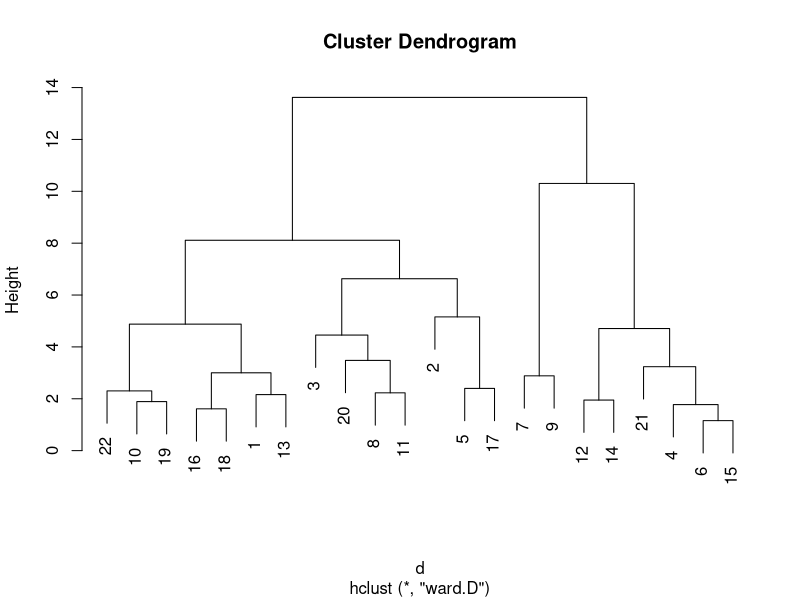
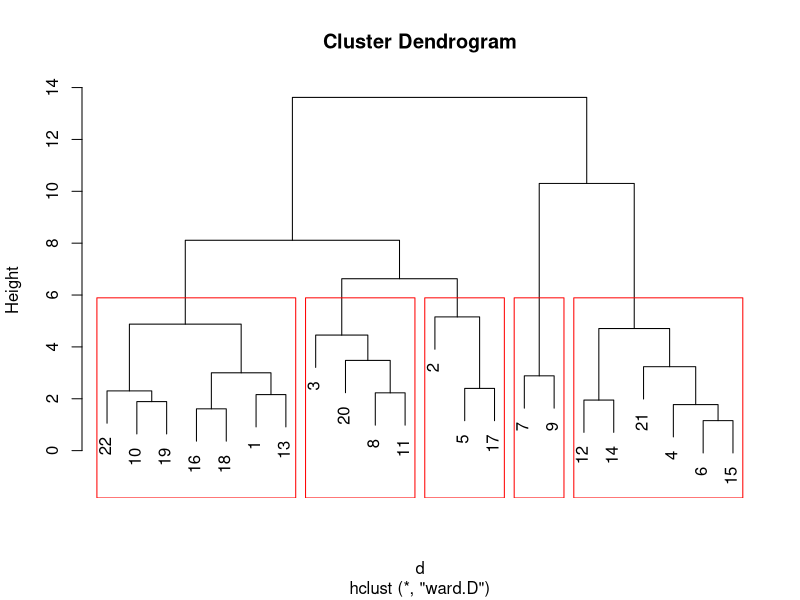
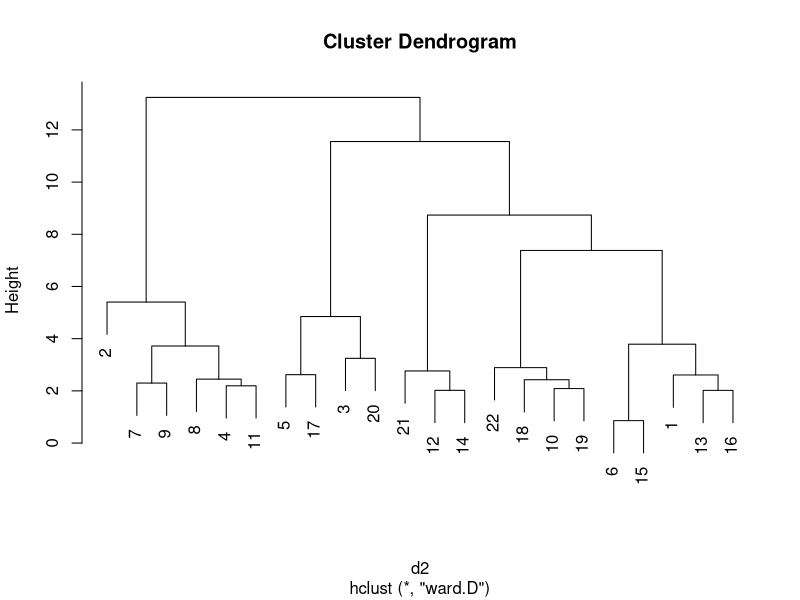
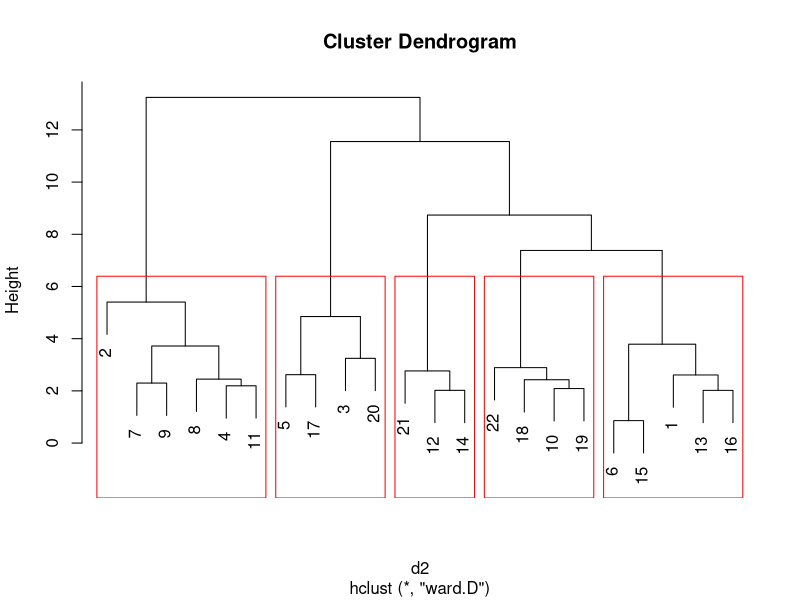

Recreate these plots in R, in order.
## Agrupamento para 2012
inventario2012 = read.csv('./inventario_2012.csv')
rownames(inventario2012) = inventario2012$transect
inventario2012 = inventario2012[,-1]

inventario2012scaled = scale(inventario2012)                  # standardize variables
d = dist(inventario2012scaled, method = "euclidean")          # distance matrix
inventario2012groups = hclust(d, method="ward")
png('cluster2012.png', width = 14, height = 10, units = 'cm', res = 300)
plot(inventario2012groups)                                    # display dendogram
dev.off()

groups = cutree(inventario2012groups, k=5)                    # cut tree into 5 clusters
png('clusterGrupos2012.png', width = 14, height = 10, units = 'cm', res = 300)
plot(inventario2012groups)                                    # display dendogram
rect.hclust(inventario2012groups, k=5, border="red")          # draw dendogram with red borders around the 5 clusters
dev.off()

## Agrupamento para 2014
inventario2014 = read.csv('./inventario_2014.csv')
inventario2014 = inventario2014[,-1]

inventario2014scaled = scale(inventario2014)                  # standardize variables
d2 = dist(inventario2014scaled, method = "euclidean")         # distance matrix
inventario2014groups = hclust(d2, method="ward")
png('cluster2014a.png', width = 14, height = 10, units = 'cm', res = 300)
plot(inventario2014groups)                                    # display dendogram
dev.off()

groups = cutree(inventario2014groups, k=5)                    # cut tree into 5 clusters
png('clusterGrupos2014a.png', width = 14, height = 10, units = 'cm', res = 300)
plot(inventario2014groups)                                    # display dendogram
rect.hclust(inventario2014groups, k=5, border="red")          # draw dendogram with red borders around the 5 clusters
dev.off()
